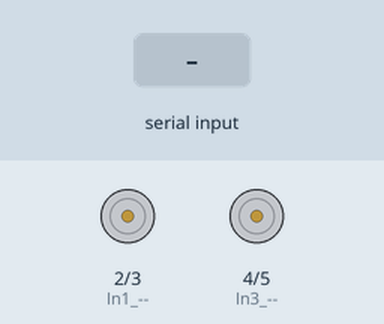
Recording of a sketch running on a simulated Arduino Uno, built with avr-gcc and run on an emulated ATmega328P. On the bench: motor-driver pin pairs drawn as motors (green arrow = first pin HIGH = forward, orange = second pin HIGH = backward, longer = more drive, scaled by the enable pin). The inputs (shaded band) are chosen by the test bench.

Above: at 1.2 s.
1.3 s: "B" received over Serial
At 2.3 s:
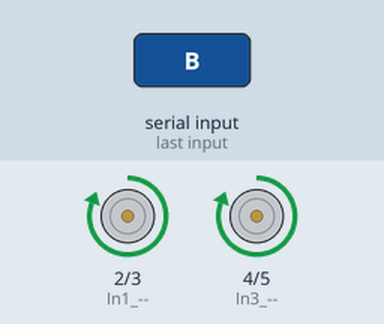
2.8 s: "C" received over Serial
At 3.5 s:
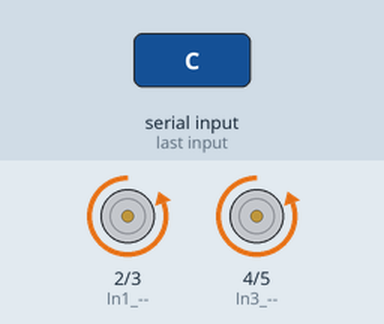
4.3 s: "D" received over Serial
At 4.6 s:
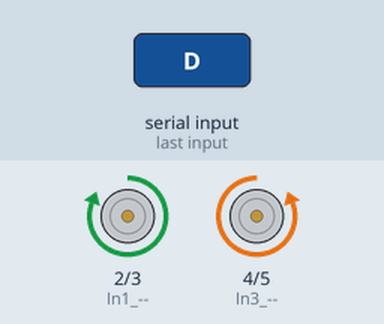
5.8 s: "E" received over Serial
At 6.9 s:
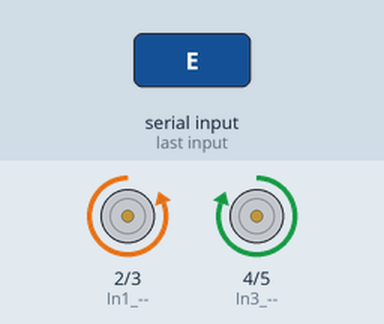
7.3 s: "A" received over Serial
At 8.1 s:
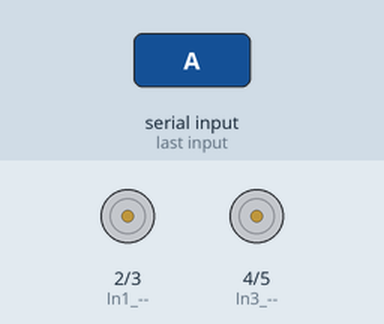
Timing chart, 0 to 9.8 s (numbered marks = the images above; inputs shaded):
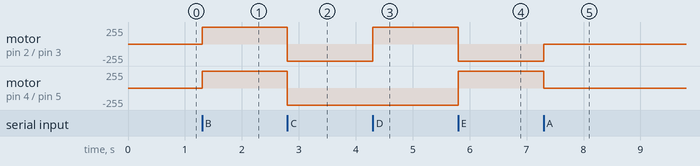

Measured:
- after the input at 1.3 s, motor on pin 2 (In1_--) / pin 3 (In2_--), motor on pin 4 (In3_--) / pin 5 (In4_--): stopped → forward 255/255 at once
- after the input at 2.8 s, motor on pin 2 (In1_--) / pin 3 (In2_--), motor on pin 4 (In3_--) / pin 5 (In4_--): forward 255/255 → backward 255/255 at once
- after the input at 4.3 s, motor on pin 2 (In1_--) / pin 3 (In2_--): backward 255/255 → forward 255/255 at once
- after the input at 5.8 s, motor on pin 2 (In1_--) / pin 3 (In2_--): forward 255/255 → backward 255/255 at once; motor on pin 4 (In3_--) / pin 5 (In4_--): backward 255/255 → forward 255/255 at once
- after the input at 7.3 s, motor on pin 2 (In1_--) / pin 3 (In2_--): backward 255/255 → stopped at once; motor on pin 4 (In3_--) / pin 5 (In4_--): forward 255/255 → stopped at once

The sketch:

CarroBT.ino
```cpp
/*
Control para Carro Bluetooth con Arduino y Driver L298.

Desarrollado por: Cristian Camilo Cañaveral Avilés
Fecha de creación: 1 de agosto de 2025
Contacto: camilo.canaveral@itspereira.edu.co
*/

// ****************************************** Variables *********************************************************************************

// Esta variable le permite controlar la velocidad de los motores
// Con un 0, los motores estarían apagados
// Con un 255, irían a la máxima velocidad
// Valores intermedios, escalarán la velocidad
int velocidad = 255;

// ****************************************** Void Setup *********************************************************************************

void setup() {

  // Aqui estan definidos los pines de los motores
  pinMode(2, OUTPUT); // In1 --> Motor Izquierda (Define el pin 2 como salida para el motor izquierdo)
  pinMode(3, OUTPUT); // In2 --> Motor Izquierda (Define el pin 3 como salida para el motor izquierdo)
  pinMode(4, OUTPUT); // In3 --> Motor Derecha (Define el pin 4 como salida para el motor derecho)
  pinMode(5, OUTPUT); // In4 --> Motor Derecha (Define el pin 5 como salida para el motor derecho)

  // con los pines 10 y 11, podemos variar la velocidad de los motores
  pinMode(10, OUTPUT); // EnA (Define el pin 10 como salida para el control de velocidad del motor izquierdo)
  pinMode(11, OUTPUT); // EnB (Define el pin 11 como salida para el control de velocidad del motor derecho)

  // Configuracion del bluetooth
  Serial.begin(9600); // 9600 es la velocidad de transimisión con el celular (Inicia la comunicación serial a 9600 baudios)
}

// ****************************************** Void Loop *********************************************************************************


void loop() {
  if(Serial.available() == true){ // Es porque el Arduino está recibiendo por el BT (Verifica si hay datos disponibles en el buffer serial)
    char datoRecibido = Serial.read(); // Lee el dato del puerto serial y lo guarda en la variable 'datoRecibido'
    if(datoRecibido == 'A'){ // Si el dato recibido es una letra A (Verifica si el dato es 'A')
      detener(); // Llama a la función para detener el robot
    }
    else if(datoRecibido == 'B'){ // Si el dato recibido es una letra B (Verifica si el dato es 'B')
      adelante(velocidad); // Llama a la función para mover el robot hacia adelante
    }
    else if(datoRecibido == 'C'){ // Si el dato recibido es una letra C (Verifica si el dato es 'C')
      atras(velocidad); // Llama a la función para mover el robot hacia atrás
    }
    else if(datoRecibido == 'D'){ // Si el dato recibido es una letra D (Verifica si el dato es 'D')
      derecha(velocidad); // Llama a la función para girar el robot a la derecha
    }
    else if(datoRecibido == 'E'){ // Si el dato recibido es una letra E (Verifica si el dato es 'E')
      izquierda(velocidad); // Llama a la función para girar el robot a la izquierda
    }
  }
}

// ****************************************** Funciones de movimiento *********************************************************************************


void adelante(int velocidad) {
  // Adelante (Función para mover el robot hacia adelante)
  analogWrite(10, velocidad); // Variar velocidad (Controla la velocidad del motor izquierdo)
  analogWrite(11, velocidad); // Variar velocidad (Controla la velocidad del motor derecho)
  digitalWrite(2, HIGH); // Activa el motor izquierdo en una dirección
  digitalWrite(3, LOW); // Desactiva la otra dirección del motor izquierdo
  digitalWrite(4, HIGH); // Activa el motor derecho en una dirección
  digitalWrite(5, LOW); // Desactiva la otra dirección del motor derecho
}

void atras(int velocidad) {
  // Atras (Función para mover el robot hacia atrás)
  analogWrite(10, velocidad); // Variar velocidad (Controla la velocidad del motor izquierdo)
  analogWrite(11, velocidad); // Variar velocidad (Controla la velocidad del motor derecho)
  digitalWrite(2, LOW); // Activa el motor izquierdo en una dirección
  digitalWrite(3, HIGH); // Desactiva la otra dirección del motor izquierdo
  digitalWrite(4, LOW); // Activa el motor derecho en una dirección
  digitalWrite(5, HIGH); // Desactiva la otra dirección del motor derecho
}

void derecha(int velocidad) {
  // Derecha (Función para girar el robot a la derecha)
  analogWrite(10, velocidad); // Variar velocidad (Controla la velocidad del motor izquierdo)
  analogWrite(11, velocidad); // Variar velocidad (Controla la velocidad del motor derecho)
  digitalWrite(2, HIGH); // Mueve el motor izquierdo hacia adelante
  digitalWrite(3, LOW); // Desactiva la otra dirección
  digitalWrite(4, LOW); // Mueve el motor derecho hacia atrás
  digitalWrite(5, HIGH); // Desactiva la otra dirección
}

void izquierda(int velocidad) {
  // Izquierda (Función para girar el robot a la izquierda)
  analogWrite(10, velocidad); // Variar velocidad (Controla la velocidad del motor izquierdo)
  analogWrite(11, velocidad); // Variar velocidad (Controla la velocidad del motor derecho)
  digitalWrite(2, LOW); // Mueve el motor izquierdo hacia atrás
  digitalWrite(3, HIGH); // Desactiva la otra dirección
  digitalWrite(4, HIGH); // Mueve el motor derecho hacia adelante
  digitalWrite(5, LOW); // Desactiva la otra dirección
}

void detener() {
  // Detener (Función para detener el robot)
  analogWrite(10, 0); // Variar velocidad (Establece la velocidad del motor izquierdo a cero)
  analogWrite(11, 0); // Variar velocidad (Establece la velocidad del motor derecho a cero)
  digitalWrite(2, LOW); // Detiene el motor izquierdo
  digitalWrite(3, LOW); // Detiene el motor izquierdo
  digitalWrite(4, LOW); // Detiene el motor derecho
  digitalWrite(5, LOW); // Detiene el motor derecho
}
```
